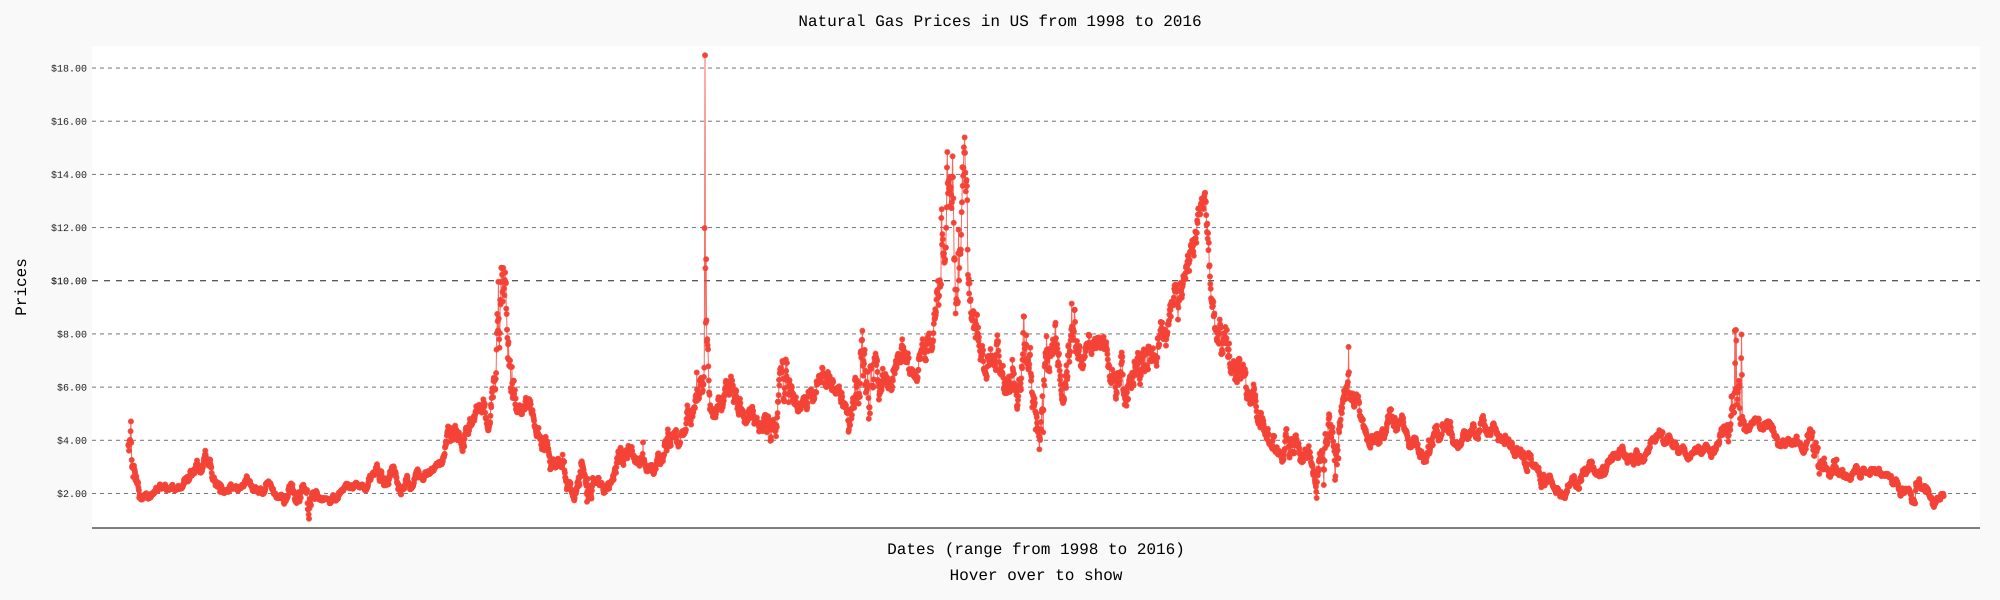

Write the Python code that produced this figure.
import csv
import pygal
from datetime import datetime, timedelta

filename = 'natural_gas_daily.csv'
with open(filename) as f:
	reader = csv.reader(f)
	header_row = next(reader)
	print(header_row)
	
	dates, values = [],[]
	years98, years99, years20, years00, years01, years02, years03, years04, years05, years06, years07, years08, years09, years10, years11, years12, years13, years14, years15, years16 = [],[],[],[],[],[],[],[],[],[],[],[],[],[],[],[],[],[],[],[]
	for row in reader:
		try:
			current_date = datetime.strptime(row[0], "%Y-%m-%d")
			value = float(row[1])
			#print(current_date, value)
		except ValueError:
			print(current_date, 'missing data')
		else:
			dates.append(current_date)
			if str(current_date.year) == '1998':
				years98.append(current_date)
				
			values.append(value)
			

#print(dates, values)
print(years98)
print(len(dates), len(values))	
date_chart = pygal.Line(x_label_rotation=20, width=2000, x_title = 'Dates (range from 1998 to 2016)\n Hover over to show', y_title='Prices', title = 'Natural Gas Prices in US from 1998 to 2016', show_legend=False, dynamic_print_values=True, human_readable = True, show_x_labels=False)
date_chart.y_labels = 2, 4, 6, 8, 10, 12, 14, 16, 18
date_chart.value_formatter = lambda x:  "${0:.2f}".format(x)
date_chart.x_labels = map(lambda d: d.strftime('%Y-%m-%d'), dates)
date_chart.add('Natural Gas Values', values)
date_chart.render_to_file('natural_gas.svg')
